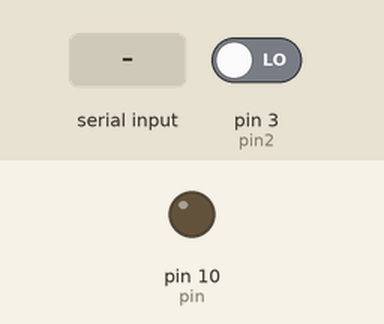
Recording of a sketch running on a simulated Arduino Uno, built with avr-gcc and run on an emulated ATmega328P. On the bench: output pins drawn as LEDs (lit = HIGH). The test bench sets the inputs (shaded band); at power-on: pin 3 (pin2) LOW. What the sketch prints to the serial monitor is not drawn.

Above: at 1.2 s.
1.3 s: "Cmd001E" received over Serial
At 2.2 s:
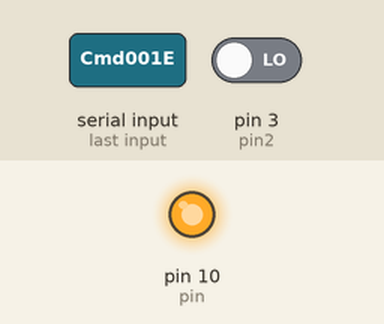
2.8 s: pin 3 (pin2) driven HIGH
Timing chart, 0 to 5.8 s (numbered marks = the images above; inputs shaded):
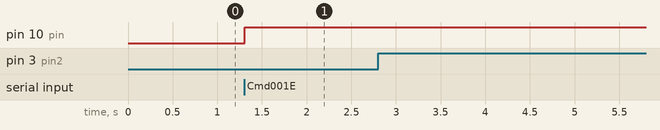

Measured:
- after the input at 1.3 s, pin 10 (pin): LOW → HIGH at once
- after the input at 2.8 s, every drawn part: stays the same

The sketch:

chuankou3.ino
```cpp
char incomingbyte[10];
char pin=10;
char pin2 =3;
bool state=false;
unsigned long changeTime;

void setup() {
  // put your setup code here, to run once:
  pinMode(pin,OUTPUT);
  digitalWrite(pin,LOW);
  pinMode(pin2, INPUT);
  Serial.begin(9600);
}


void loop() {
  // put your main code here, to run repeatedly:
  char state1=digitalRead(pin2);
  if(state1==HIGH&&(millis()-changeTime>5000))
  {
    Serial.write("Cmd001E");
    changeTime=millis();
  }
  if(Serial.available())
  {
    Serial.readBytes(incomingbyte,7);
    if(!strcmp(incomingbyte,"Cmd001E"))
    {
      state=!state;
    digitalWrite(pin,state);
    }}
}
```
